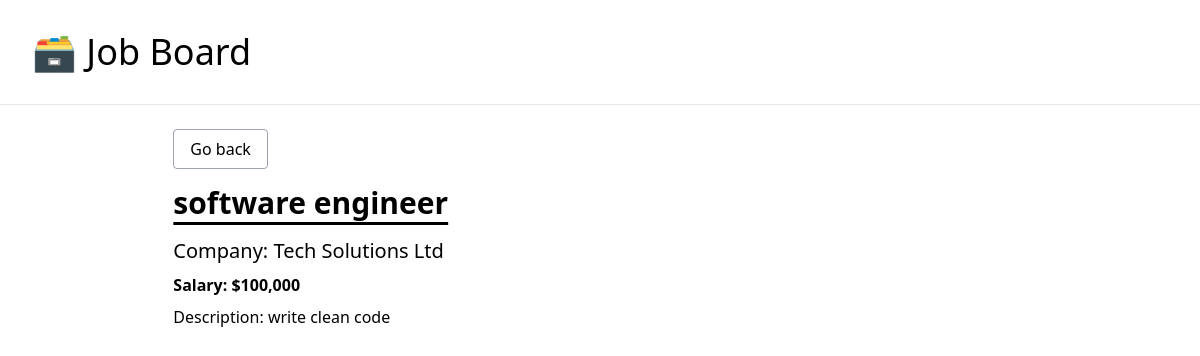
Screenshot of /job/7/ with the database file from the repository.
### job_board/models.py (models this page shows)
class JobPosting(models.Model):
    title = models.CharField(max_length=100)
    description = models.TextField()
    company = models.CharField(max_length=100)
    salary = models.IntegerField()
    is_active = models.BooleanField(default=False)

### job_board/views.py (the view)
# urls.py: path('job/<int:pk>/', job_detail, name='job_detail'),
def job_detail(request, pk):
    job_posting = get_object_or_404(JobPosting, pk=pk, is_active=True)
    context = {
        'job_posting': job_posting
    }
    return render(request, 'job_detail.html', context)

### job_board/Templates/job_detail.html
{% extends '_base.html' %}
{% load humanize %}
{% block content %}
    <div class="w-10/12 mx-auto">
        <p class="pb-6"><a href="{% url 'home' %}" class="border border-gray-400 rounded px-4 py-2 hover:bg-gray-200">Go
            back</a></p>
        <h1 class="text-3xl font-semibold pb-4 underline underline-offset-8">{{ job_posting.title }}</h1>
        <p class="pb-2 text-xl">Company: {{ job_posting.company }}</p>
        <p class="pb-2 font-semibold">Salary: ${{ job_posting.salary|intcomma }}</p>
        <p>Description: {{ job_posting.description }}</p>
    </div>
{% endblock content %}

### rows the page displays
JobPosting: title "software engineer", company "Tech Solutions Ltd", salary "100,000", description "write clean code"
